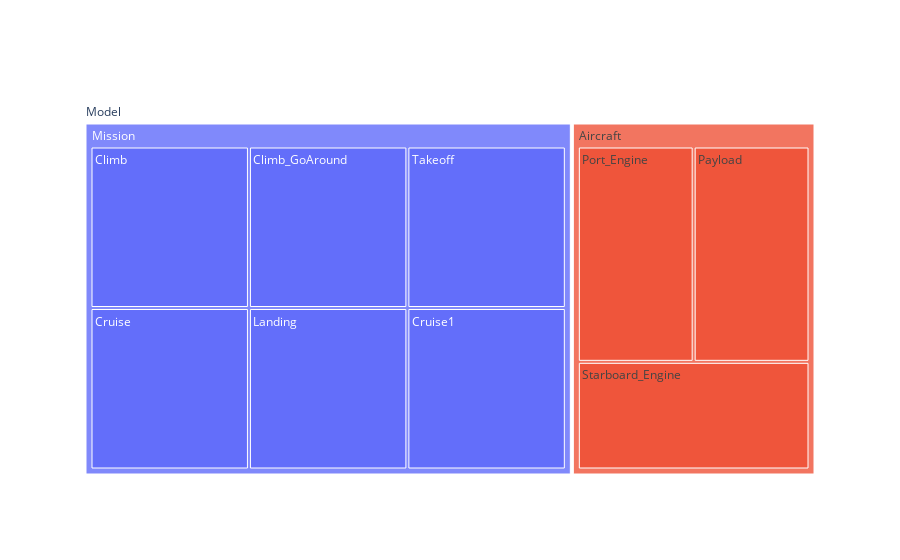

Source (notebook cell):
### Code cell
fig = treemap(M)
fig

### Figure 1 — Plotly figure (JSON) as saved in the notebook; plotly's stock layout.template omitted (floating-point values rounded to 4 significant figures)
{"data": [{"ids": ["Aircraft.Port_Engine", "Mission.Climb", "Mission.Cruise", "Aircraft.Payload", "Mission.Climb_GoAround", "Mission", "Aircraft.Starboard_Engine", "Aircraft", "Mission.Takeoff", "Mission.Landing", "Mission.Cruise1", "Model", ""], "labels": ["Port_Engine", "Climb", "Cruise", "Payload", "Climb_GoAround", "Mission", "Starboard_Engine", "Aircraft", "Takeoff", "Landing", "Cruise1", "Model", ""], "parents": ["Aircraft", "Mission", "Mission", "Aircraft", "Mission", "Model", "Aircraft", "Model", "Mission", "Mission", "Mission", "", "Model"], "type": "treemap"}], "layout": {}}
